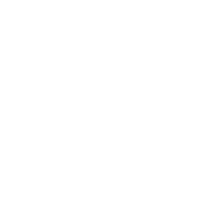
Frame 1 (no input)
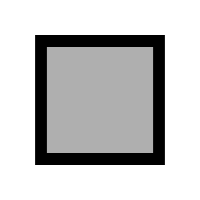
Frame 60 (no input)
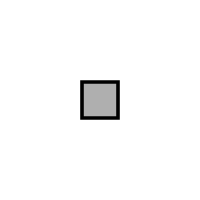
Frame 120 (the mouse pressed at the canvas centre since frame 60)

The p5.js sketch that drew these frames (run headless with seeded random() and noise() and a simulated clock; from frame 60 on, the mouse is pressed at the canvas centre):

// p5.js sketch
// ── sketch.js
// Learning Processing
// Daniel Shiffman
// http://www.learningprocessing.com

// Example 14-11: A growing rectangle, using scale()

var r = 0.0;

function setup() {
  createCanvas(200, 200);
}

function draw() {
  background(255);
  // Translate to center of window
  translate(width/2, height/2);

  // scale() increases the dimensions of an object relative to the origin by a percentage (1.0 = 100%). 
  // Notice how in this example the scaling effect causes the outline of the shape to become thicker.
  scale(r); 

  // Display a rectangle in the middle of the screen
  stroke(0);
  fill(175);
  rectMode(CENTER);
  rect(0, 0, 10, 10);

  // Increase the scale variable
  r += 0.2;

  // Retstart r
  if (r > 20) {
    r = 0;
  }
}
